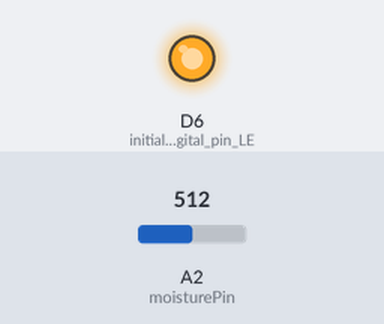
Simulated run of this sketch. Board: Arduino MKR. Parts: output pins drawn as LEDs (lit = HIGH). Inputs (shaded band) come from the test bench; at power-on: A2 (moisturePin) = 512. WiFi joins after 1.5 s; servers stay silent unless stated; a WiFi scan finds three made-up networks; what the sketch prints to the serial monitor is not drawn.

Above: at 4.0 s.
At 14.5 s:
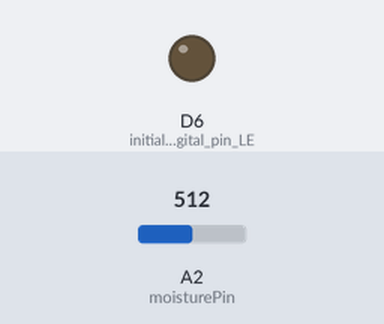
Timing chart, 0 to 30.8 s (numbered marks = the images above):
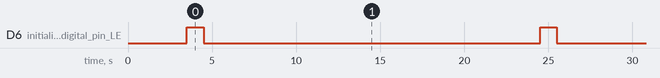

Measured:
- by itself, D6 (initialize_digital_pin_LE): alternates HIGH for 1.0 s and LOW for 20.0 s

The sketch:

PlantCommunicator_Step0.ino
```cpp
#include <RTCZero.h>

#include <WiFi101.h>
//#include <WiFiUdp.h>
//#include <WiFiClient.h>
//#include <WiFiServer.h>

/*Global Constants
 * do not change during run-time
 * The following are constants that need to
 * to be 'global' or accessible by all methods
 */
  long interval = 1000;         // interval at which to blink (milliseconds)
  char* ssid = "WIFI_SSID";    //  your network SSID (name)
  char* password = "WIFI_PASSWORD";  // your network password
  int maxAttempts = 5;
  int moisturePin = A2;
  int threeshold = 800; //reading from dry soil

  /* some starter readings I had
   *  with totally dry soil: 1023,1013,1023,1021,1019,1022,1020,1021
   *
   *  with just watered ~tablespoon of water misted and waited 12:00- 12:20
   *  163,162,164,166,163,164,162,163,162,163,163,161,163
   */

/*Global Variables
 * may change during run-time
 * The following are variables that need to
 * to be 'global' or accessible by all methods
 */
  int ledState = LOW;                 // ledState used to set the LED
  unsigned long previousMillis = 0;    // will store last time LED was updated


/*The first method called.
 * This method is called once at the start of the app running.
 * It is used to setup and initialize connections and things
 * needed in the program.
 */
void setup() {
  pinMode(LED_BUILTIN, OUTPUT); // initialize digital pin LED_BUILTIN as an output.

  Serial.begin(9600); //Needed to read output over the USB port
  while (!Serial) { //wait for USB serial port to connect
   LEDblink();
   delay(1000); //try again in 1 second
  }
  LEDoff();
  Serial.println("Plant Communicator 1.0 Running!");
  Serial.println("Begin setup...");
    if(!connectWifi()){
      return; //just quit.
    }
  Serial.println("Ready! Starting program...");
}

void loop() {
    // put your main code here, to run repeatedly:
    LEDon();
    Serial.println("Report... ");
    Serial.print("     Moisture: ");
    Serial.println(get_average_moisture());

   //float temperature = 22;
   //int light = 40;
   //String warning = "This is a warning message";
   //message.replace(" ", "%20");
   //send_email(temperature, moistue, light, warning );

   LEDoff();
   delay(20000); //run sensor ever 20seconds

}

/* Get a moisture reading
 * return average value of 10 values readings taken over 1000 milliseconds
 */
int get_average_moisture() {
 int moistureValue = 0; // variable to temporarly store moisture value
 for (int a = 0; a < 10; a++) {
   moistureValue += analogRead(moisturePin);
   delay(100);
 }
 return moistureValue / 10;
}


/**************************
 * HERE BE DRAGONS
 **************************/

/*Connect to Wifi give ssid and password
 */
boolean connectWifi(){

// Check for the presence of the shield
  Serial.print("WiFi101 shield: ");
  if (WiFi.status() == WL_NO_SHIELD) {
    Serial.println("NOT PRESENT");
    Serial.println("ERROR: Unable to connect to WiFi");
    return false; // don't continue
  }else{
      Serial.println("DETECTED");

      // Print WiFi MAC address:
      printMacAddress();

      // scan for existing networks:
      Serial.println("Scanning available networks...");
      listNetworks();

     Serial.print("Connecting to: ");
     Serial.println(ssid);
     int connectionAttempt = 1; //while is the 1st attempt
     while (WiFi.begin(ssid, password) != WL_CONNECTED) {
       connectionAttempt++; //add one to the number of connection attempts
       Serial.print("     Attempt: ");
       Serial.println(connectionAttempt);
       if(connectionAttempt>maxAttempts){
        break; //If 200 attempts were made, give up
       }else{
        delay(500); //wait half a second
       }
     }

     if(connectionAttempt<maxAttempts){
       Serial.println("WiFi connected");
       return true;
     }else{
       Serial.print("ERROR: Unable to connect to SSID: ");
       Serial.println(ssid);
       Serial.println("Please validate password and try again.");
       return false;
     }
  }
}

void printMacAddress() {
  // the MAC address of your Wifi shield
  byte mac[6];

  // print your MAC address:
  WiFi.macAddress(mac);
  Serial.print("MAC: ");
  Serial.print(mac[5], HEX);
  Serial.print(":");
  Serial.print(mac[4], HEX);
  Serial.print(":");
  Serial.print(mac[3], HEX);
  Serial.print(":");
  Serial.print(mac[2], HEX);
  Serial.print(":");
  Serial.print(mac[1], HEX);
  Serial.print(":");
  Serial.println(mac[0], HEX);
}

void listNetworks() {
  // scan for nearby networks:
  Serial.println("** Scan Networks **");
  int numSsid = WiFi.scanNetworks();
  if (numSsid == -1){
    Serial.println("Couldn't get a wifi connection");
    return;
  }

  // print the list of networks seen:
  Serial.print("number of available networks:");
  Serial.println(numSsid);

  // print the network number and name for each network found:
  for (int thisNet = 0; thisNet < numSsid; thisNet++) {
    Serial.print(thisNet);
    Serial.print(") ");
    Serial.print(WiFi.SSID(thisNet));
    Serial.print("\tSignal: ");
    Serial.print(WiFi.RSSI(thisNet));
    Serial.print(" dBm");
    Serial.print("\tEncryption: ");
    printEncryptionType(WiFi.encryptionType(thisNet));
    Serial.flush();
  }
}

void printEncryptionType(int thisType) {
  // read the encryption type and print out the name:
  switch (thisType) {
    case ENC_TYPE_WEP:
      Serial.println("WEP");
      break;
    case ENC_TYPE_TKIP:
      Serial.println("WPA");
      break;
    case ENC_TYPE_CCMP:
      Serial.println("WPA2");
      break;
    case ENC_TYPE_NONE:
      Serial.println("None");
      break;
    case ENC_TYPE_AUTO:
      Serial.println("Auto");
      break;
  }
}

void LEDblink(){
  unsigned long currentMillis = millis();

  if (currentMillis - previousMillis >= interval) {
    previousMillis = currentMillis; // save the last time you blinked the LED

    // if the LED is off turn it on and vice-versa:
    if (ledState == LOW) {
      ledState = HIGH;
    } else {
      ledState = LOW;
    }

    digitalWrite(LED_BUILTIN, ledState); // set the LED with the ledState of the variable:
  }
}

void LEDon(){
  ledState = HIGH;
  digitalWrite(LED_BUILTIN, ledState); // set the LED with the ledState of the variable:
}

void LEDoff(){
  ledState = LOW;
  digitalWrite(LED_BUILTIN, ledState); // set the LED with the ledState of the variable:
}

//void send_email(float temperature, int moisture, int light, String warning) {
// // convert values to String
// String _temperature = String(temperature);
// String _moisture = String(moisture);
// String _light = String(light);
// String _warning = warning;
// if (client.connect(host, 443)) {
//   client.println("POST " + httpsRequest + "temperature=" + _temperature + "&moisture=" + _moisture + "&light=" + _light + "&warning=" + _warning + " HTTP/1.1");
//   client.println("Host: " + String(host));
//   client.println("Connection: close");
//   client.println();
//   delay(1000);
//   while (client.available()) { // Print on the console the answer of the server
//     char c = client.read();
//     Serial.write(c);
//   }
//   client.stop();  // Disconnect from the server
// }
// else {
//   Serial.println("Failed to connect to client");
// }
//}
```
